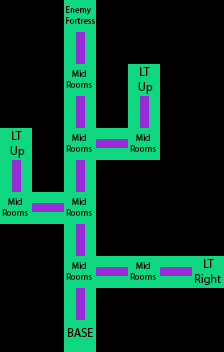

Below is a game level as drawn by its tile map, then a one-line description and the .tmx file that defines it, in full:
An orthogonal 7x11 tile map with 32x32 px tiles, 1 tile layer (Capa de Patrones 1).

<map version="1.0" orientation="orthogonal" renderorder="right-down" width="7" height="11" tilewidth="32" tileheight="32" nextobjectid="1">
 <tileset firstgid="1" name="mapStructure" tilewidth="32" tileheight="32" tilecount="12" columns="4">
  <image source="mapStructure.png" width="128" height="96" />
 </tileset>
 <layer name="Capa de Patrones 1" width="7" height="11">
  <data>
   <tile gid="0" />
   <tile gid="0" />
   <tile gid="2" />
   <tile gid="0" />
   <tile gid="0" />
   <tile gid="0" />
   <tile gid="0" />
   <tile gid="0" />
   <tile gid="0" />
   <tile gid="9" />
   <tile gid="0" />
   <tile gid="0" />
   <tile gid="0" />
   <tile gid="0" />
   <tile gid="0" />
   <tile gid="0" />
   <tile gid="3" />
   <tile gid="0" />
   <tile gid="6" />
   <tile gid="0" />
   <tile gid="0" />
   <tile gid="0" />
   <tile gid="0" />
   <tile gid="9" />
   <tile gid="0" />
   <tile gid="9" />
   <tile gid="0" />
   <tile gid="0" />
   <tile gid="6" />
   <tile gid="0" />
   <tile gid="3" />
   <tile gid="10" />
   <tile gid="3" />
   <tile gid="0" />
   <tile gid="0" />
   <tile gid="9" />
   <tile gid="0" />
   <tile gid="9" />
   <tile gid="0" />
   <tile gid="0" />
   <tile gid="0" />
   <tile gid="0" />
   <tile gid="3" />
   <tile gid="10" />
   <tile gid="3" />
   <tile gid="0" />
   <tile gid="0" />
   <tile gid="0" />
   <tile gid="0" />
   <tile gid="0" />
   <tile gid="0" />
   <tile gid="9" />
   <tile gid="0" />
   <tile gid="0" />
   <tile gid="0" />
   <tile gid="0" />
   <tile gid="0" />
   <tile gid="0" />
   <tile gid="3" />
   <tile gid="10" />
   <tile gid="3" />
   <tile gid="10" />
   <tile gid="4" />
   <tile gid="0" />
   <tile gid="0" />
   <tile gid="9" />
   <tile gid="0" />
   <tile gid="0" />
   <tile gid="0" />
   <tile gid="0" />
   <tile gid="0" />
   <tile gid="0" />
   <tile gid="1" />
   <tile gid="0" />
   <tile gid="0" />
   <tile gid="0" />
   <tile gid="0" />
  </data>
 </layer>
</map>
